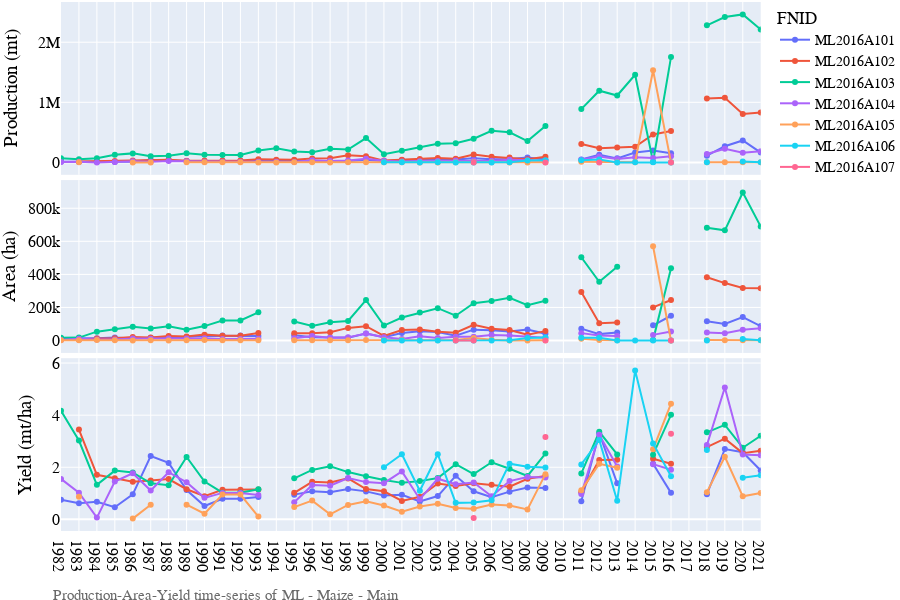
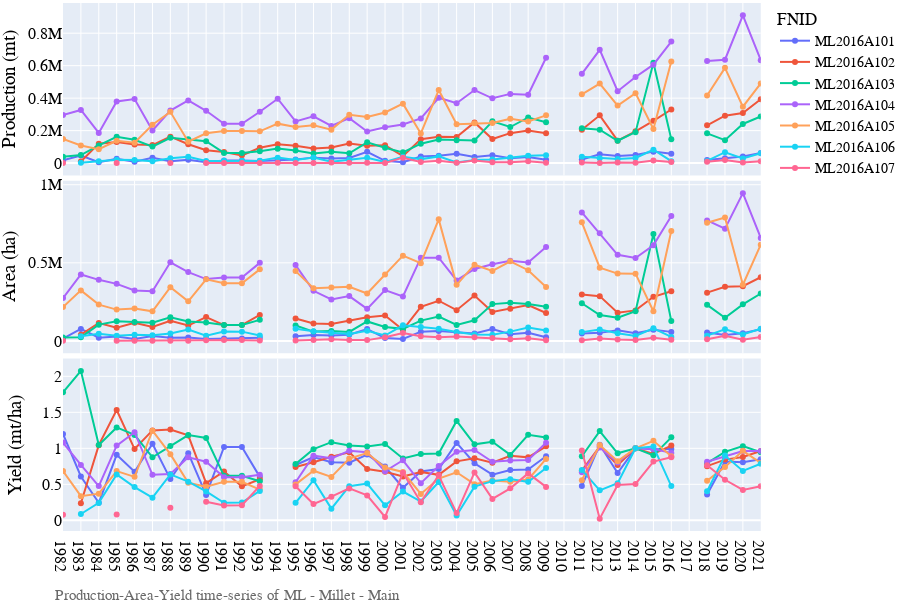
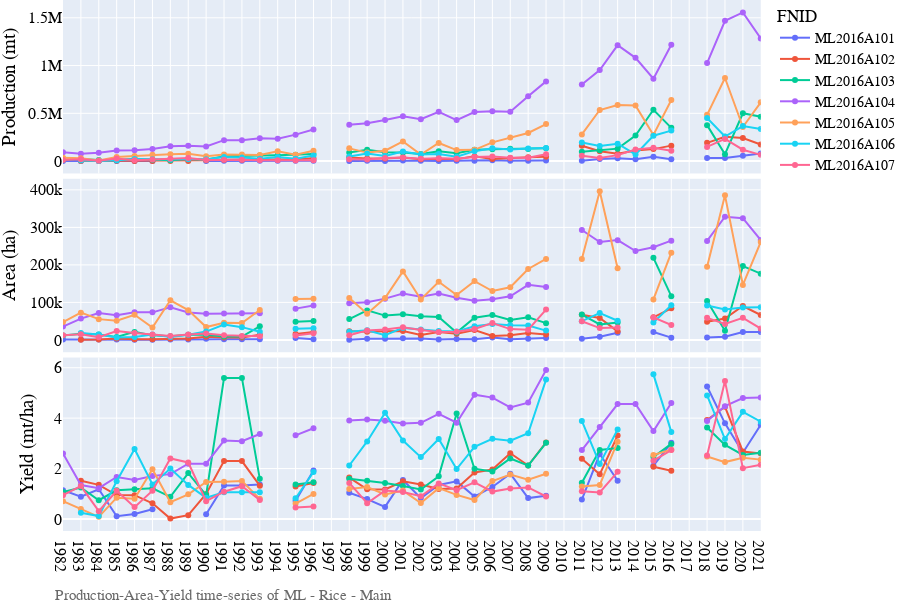
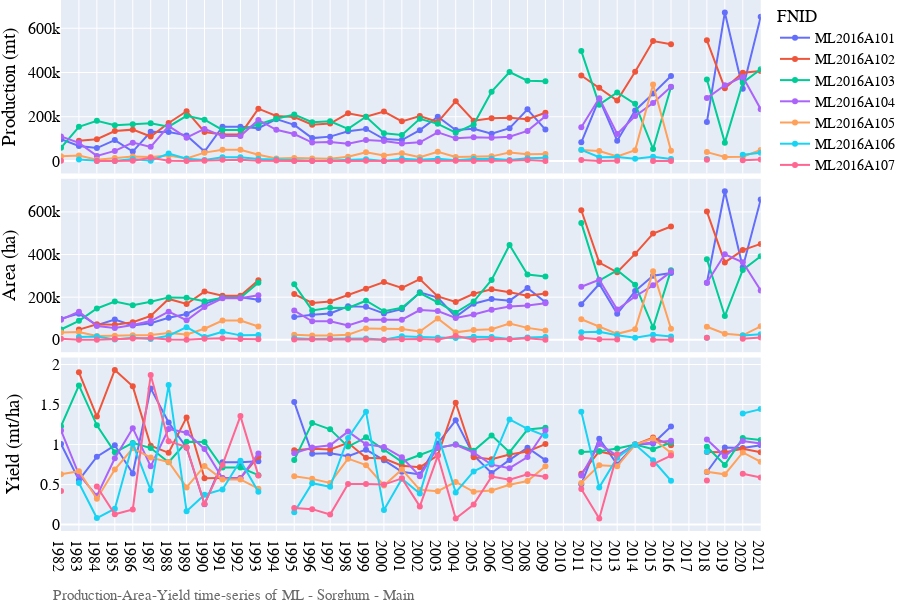

Source (notebook cell) for these figures, in order:
### Code cell
# Lineplot of Production-Area-Yield time-series
country_iso, country_name = 'ML', 'Mali'
df = pd.read_csv('../data/crop/adm_crop_production_%s.csv' % country_iso, index_col=0)
df['year'] = df['harvest_year']
product_season = [
    ['Maize','Main'],
    ['Millet','Main'],
    ['Rice','Main'],
    ['Sorghum','Main'],
]
for product_name, season_name in product_season:
    footnote = 'Production-Area-Yield time-series of %s - %s - %s' % (country_iso, product_name, season_name)
    fn_save = '../figures/%s_line_pay_%s_%s.png' % (country_iso, product_name, season_name)
    sub = df[(df['product'] == product_name) & (df['season_name'] == season_name)]
    fig = PlotLinePAY(sub, year, footnote, fn_save)
    fig.show()
